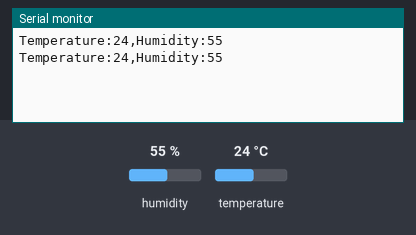
A sketch run on a simulated Arduino Uno, built with avr-gcc and run on an emulated ATmega328P. On the bench: the last lines printed to the serial monitor. Inputs (shaded band) come from the test bench; at power-on: humidity 55 %, temperature 24 °C.

Above: at 1.3 s.
1.4 s: humidity set to 22 %
At 2.0 s:
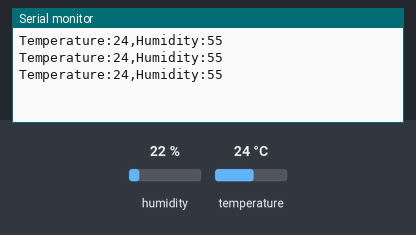
2.9 s: temperature set to 12 °C
At 3.6 s:
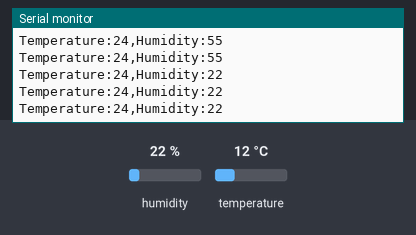
4.4 s: humidity set to 40 %
At 5.1 s:
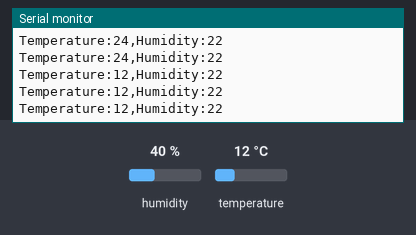
Timing chart, 0 to 7.4 s (numbered marks = the images above; inputs shaded):
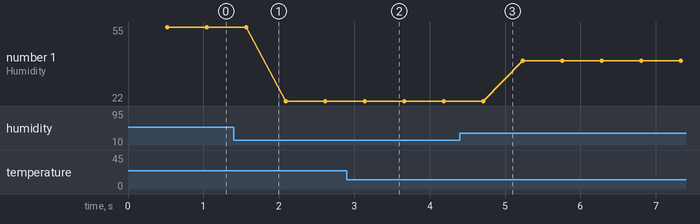

The sketch:

TempAndHum_test.ino
```cpp
#include <DHT11.h>

#define dht 13

DHT11 sample(dht);

void setup() {
  Serial.begin(115200);
}

void loop() {
  int temperature, humidity;

  // Attempt to read the temperature and humidity values from the DHT11 sensor.
  int result = sample.readTemperatureHumidity(temperature, humidity);

  // Check the results of the readings.
  // If the reading is successful, print the temperature and humidity values in CSV format.
  if (result == 0) {
      Serial.print("Temperature:");
      Serial.print(temperature);
      Serial.print(",Humidity:");
      Serial.println(humidity);
  } else {
      // Print error message based on the error code.
      Serial.println(DHT11::getErrorString(result));
  }
}
```

Measured:
- plotted number 1: 55 → 22 after the input at 1.4 s, 22 → 40 after the input at 4.4 s
